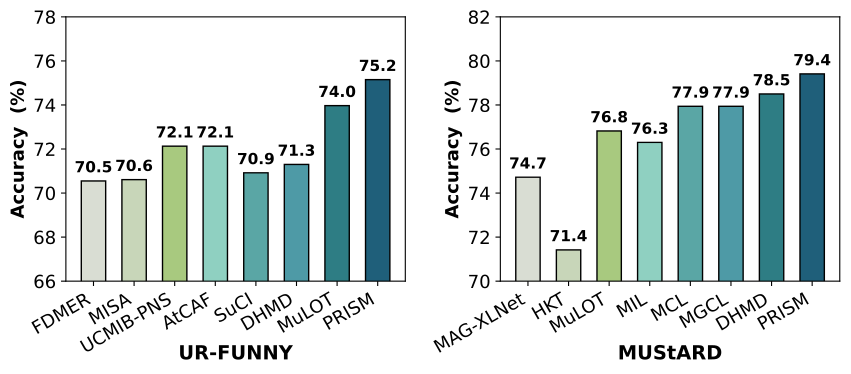

This chart was generated by the following Python code:
import matplotlib.pyplot as plt
import numpy as np
from matplotlib.ticker import FormatStrFormatter

methods = {
    "2": ["FDMER", "MISA" ,"UCMIB-PNS", "AtCAF", "SuCI", "DHMD","MuLOT", "PRISM"],
    "3": ["MAG-XLNet", "HKT", "MuLOT", "MIL", "MCL", "MGCL", "DHMD", "PRISM"]
}

data = {
    "2": [70.55,70.61, 72.13,  72.13, 70.92, 71.30, 73.97, 75.15],
    "3": [74.72, 71.42, 76.82, 76.30, 77.94, 77.94, 78.50, 79.41]
}

datasets = ["2", "3"]

colors = [
    "#d9ddd3",  # 浅灰绿（FedAvg）
    "#c8d6b9",  # 淡绿（FedNOVA）
    "#a8c97f",  # 草绿（FedProto）
    "#8fd0c1",  # 青绿（MOON）
    "#5aa6a5",  # 蓝绿（AdaFGL）
    "#4e9aa6",  # 青蓝（FedGTA）
    "#2e7d84",  # 深青（FedType）
    "#1f5f7a"   # 深蓝（Ours）
]

y_config = {
    "2": {"ylim": (66, 78), "ylabel": "Accuracy  (%)"},
    "3": {"ylim": (70, 82), "ylabel": "Accuracy  (%)"}
}

xlabel_config = {
    "2": "UR-FUNNY",
    "3": "MUStARD"
}

fig, axes = plt.subplots(1, 2, figsize=(8.8, 4))

for idx, dataset in enumerate(datasets):
    ax = axes[idx]

    values = data[dataset]
    labels = methods[dataset]
    x = np.arange(len(values))

    ax.yaxis.set_major_formatter(FormatStrFormatter("%d"))

    bars = ax.bar(
        x,
        values,
        width=0.6,
        color=colors,
        edgecolor="black",
        linewidth=1,
    )
    ax.set_xticks(x)
    ax.set_xticklabels(labels, fontsize=13, rotation=30, ha="right")

    ax.set_xlabel(xlabel_config[dataset], fontsize=14, fontweight="bold", labelpad=10)
    ax.xaxis.set_label_coords(0.5, -0.24)
    ax.set_ylabel(y_config[dataset]["ylabel"], fontsize=13, fontweight="bold")

    ax.set_ylim(y_config[dataset]["ylim"])
    for bar, value in zip(bars, values):
        ax.text(
            bar.get_x() + bar.get_width() / 2,
            value + 0.25,
            f"{value:.1f}",
            ha="center",
            va="bottom",
            fontsize=11,
            fontweight="bold",
            clip_on=False,
            zorder=5,
        )
    ax.tick_params(axis="y", labelsize=13)

    ax.spines["top"].set_visible(True)
    ax.spines["right"].set_visible(True)

plt.subplots_adjust(
    left=0.10,
    right=0.98,
    bottom=0.22,
    top=0.88,
    wspace=0.28
)


plt.savefig("mhd_msd.pdf", dpi=300, bbox_inches="tight")
plt.show()
